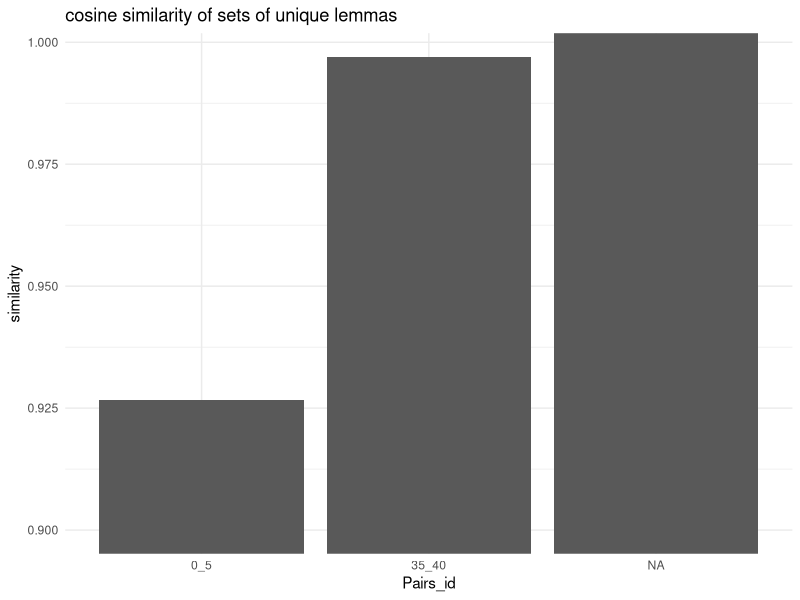

Here is the R script that generated this plot:
# kijken naar python similarity matrix met BERT gemaakt

library(tidyverse)

df <- read.csv('similarity_matrix_lemmas.csv')

# view(df)

#pairwise vergelijking maken

df$identifier <- as.numeric(df$identifier)

df <- df[order(df$identifier), ]

df_wide <- df%>%
  pivot_longer(cols = 2:10, names_to = "id", values_to = "similarity")%>%
  mutate(id = gsub("X", "", id))

# view(df_wide)

df_wide$id <- as.numeric(df_wide$id)

df_pairs <- df_wide %>%
  group_by(identifier)%>%
  mutate(pairs = ifelse(id == identifier + 5, first(id), NA))%>%
  filter(!is.na(pairs))%>%
  select(-pairs)%>%
  mutate(Pairs_id = str_c(as.character(identifier), as.character(id), sep = "_"))%>%
  ungroup()%>%
  select(-id, -identifier)
  

# view(df_pairs)  

manual_order <- c("0_5", "5_10", "10_15", "15_20", "20_25", "25_30", 
                  "30_35", "35_40")  # Example order, adjust as needed

# Convert pair_ids to a factor with the specified levels
df_pairs$Pairs_id <- factor(df_pairs$Pairs_id, levels = manual_order)

ggplot(df_pairs)+
  geom_col(aes(Pairs_id, similarity))+
  coord_cartesian(ylim = c(0.90, max(df_pairs$similarity, na.rm = TRUE)))+
  theme_minimal()+labs(title = "cosine similarity of sets of unique lemmas")





